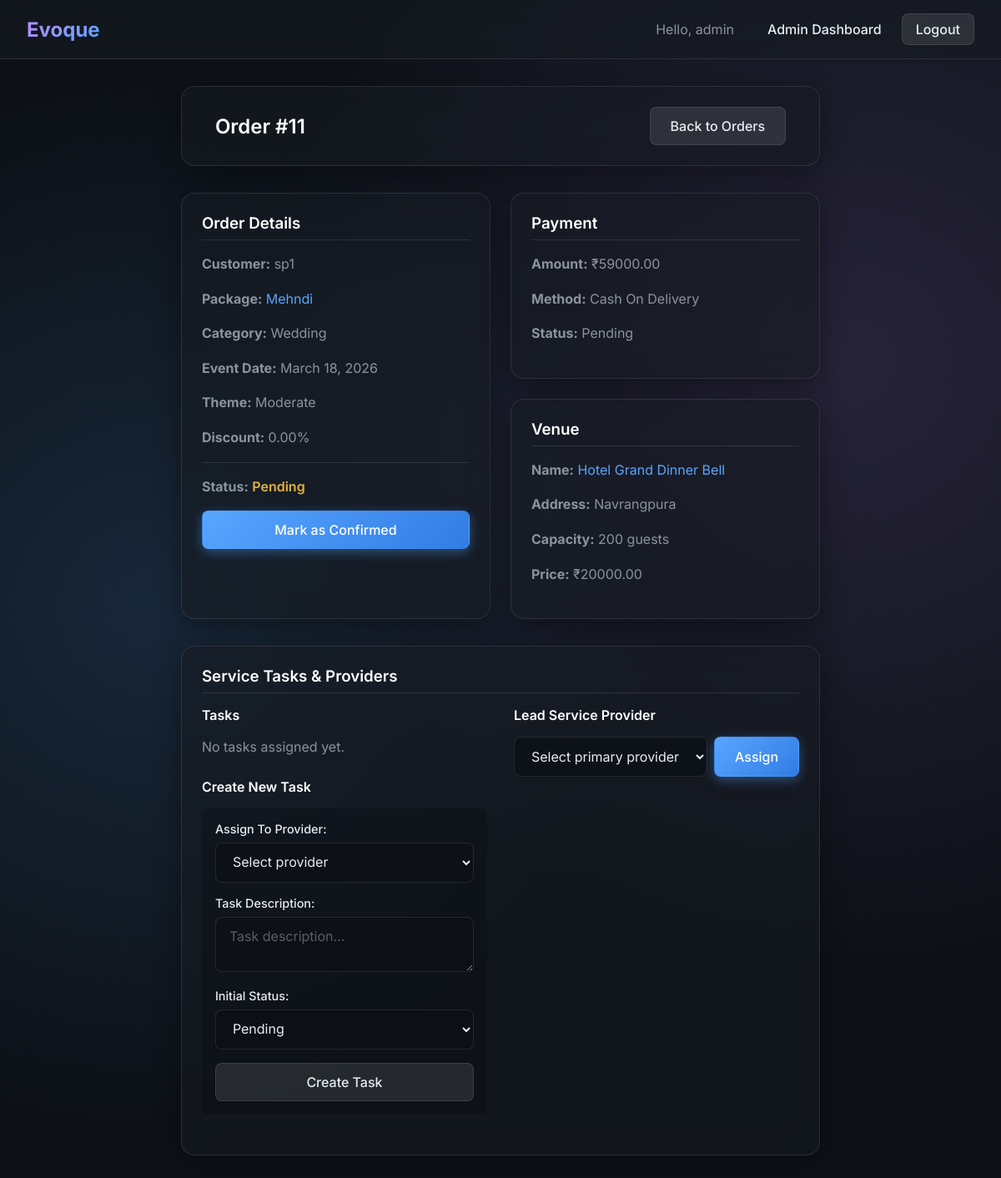
The page /admin-panel/orders/11/ (signed in) on the database its author committed.
### core/models.py (models this page shows, shortened)
class Order(models.Model):
    STATUS_CHOICES = (
        ('PENDING', 'Pending'),
        ('CONFIRMED', 'Confirmed'),
        ('COMPLETED', 'Completed'),
        ('CANCELLED', 'Cancelled'),
    )
    THEME_CHOICES = (
        ('CLASSIC', 'Classic'),
        ('MODERATE', 'Moderate'),
        ('SUPREME', 'Supreme'),
    )
    user = models.ForeignKey(
        User,
        on_delete=models.CASCADE,
        related_name='orders'
    )
    package = models.ForeignKey(
        Package,
        on_delete=models.CASCADE,
        related_name='orders'
    )
    service_provider = models.ForeignKey(
        ServiceProviderProfile,
        on_delete=models.SET_NULL,
        null=True,
        blank=True,
        related_name='assigned_orders'
    )
    theme_type = models.CharField(
        max_length=20,
        choices=THEME_CHOICES,
        default='CLASSIC'
    )
    venue=models.ForeignKey(Venue, on_delete=models.CASCADE,null=True, blank=True)
    event_date = models.DateField(null=True, blank=True)
    seasonal_discount_percent = models.DecimalField(
        max_digits=5,
        decimal_places=2,
        default=Decimal('0.00')
    )
    order_date = models.DateTimeField(auto_now_add=True)
    status = models.CharField(
        max_length=20,
        choices=STATUS_CHOICES,
        default='PENDING'
    )

class Package(models.Model):
    category = models.ForeignKey(Category, on_delete=models.CASCADE)
    name = models.CharField(max_length=100)
    description = models.TextField(blank=True, null=True)
    price = models.DecimalField(max_digits=10, decimal_places=2)
    status = models.BooleanField(default=True)

class Category(models.Model):
    name = models.CharField(max_length=100, unique=True)
    description = models.TextField(blank=True, null=True)
    status = models.BooleanField(default=True)

class Payment(models.Model):
    PAYMENT_METHOD_CHOICES = (
        ('COD', 'Cash On Delivery'),
        ('ONLINE', 'Online'),
    )
    PAYMENT_STATUS_CHOICES = (
        ('PENDING', 'Pending'),
        ('PAID', 'Paid'),
        ('FAILED', 'Failed'),
    )
    order = models.OneToOneField(
        Order,
        on_delete=models.CASCADE,
        related_name='payment'
    )
    amount = models.DecimalField(max_digits=10, decimal_places=2)
    payment_method = models.CharField(
        max_length=10,
        choices=PAYMENT_METHOD_CHOICES
    )
    status = models.CharField(
        max_length=20,
        choices=PAYMENT_STATUS_CHOICES,
        default='PENDING'
    )
    transaction_id = models.CharField(
        max_length=100,
        blank=True,
        null=True
    )
    created_at = models.DateTimeField(auto_now_add=True)

class Venue(models.Model):
    name=models.CharField(max_length=50)
    address=models.TextField()
    capacity=models.PositiveIntegerField()
    price=models.DecimalField(max_digits=10, decimal_places=2)
    status=models.BooleanField(default=True)
    image=models.ImageField(upload_to='venues/',null=True,blank=True)

### core/views.py (the view, shortened to what this page needs)
# urls.py: path('admin-panel/orders/<int:orderId>/', views.adminOrderDetail, name='adminOrderDetail'),
@login_required
def adminOrderDetail(request, orderId):
    profile = UserProfile.objects.get(user=request.user)
    if profile.role != 'ADMIN':
        return redirect('login')
    order = get_object_or_404(
        Order.objects.select_related(
            'user',
            'package__category',
            'venue',
            'payment',
            'service_provider',
            'service_provider__user',
        ),
        id=orderId
    )
    providers = ServiceProviderProfile.objects.filter(status=True).select_related('user')
    tasks = Task.objects.filter(order=order).select_related('service_provider', 'service_provider__user')
    try:
        payment = order.payment
    except Payment.DoesNotExist:
        payment = None
    return render(
        request,
        'adminOrderDetail.html',
        {
            'order': order,
            'payment': payment,
            'providers': providers,
            'tasks': tasks,
        }
    )

### core/templates/adminOrderDetail.html (shortened to what this page needs)
{% extends 'base.html' %}
{% block content %}
<div class="glass-panel" style="margin-bottom: 2rem; padding: 1.5rem 2.5rem; display: flex; justify-content: space-between; align-items: center;">
    <h2 style="margin: 0;">Order #{{ order.id }}</h2>
    <a href="{% url 'adminOrders' %}" class="btn btn-secondary">Back to Orders</a>
</div>
<div style="display: grid; grid-template-columns: repeat(auto-fit, minmax(300px, 1fr)); gap: 1.5rem; margin-bottom: 2rem;">
    <div class="glass-panel" style="padding: 1.5rem;">
        <h3 style="border-bottom: 1px solid var(--glass-border); padding-bottom: 0.5rem; margin-bottom: 1rem;">Order Details</h3>
        <p><strong>Customer:</strong> {{ order.user.username }}</p>
        <p><strong>Package:</strong> <span style="color: var(--primary-accent);">{{ order.package.name }}</span></p>
        <p><strong>Category:</strong> {{ order.package.category.name }}</p>
        <p><strong>Event Date:</strong> {{ order.event_date }}</p>
        <p><strong>Theme:</strong> {{ order.get_theme_type_display }}</p>
        <p><strong>Discount:</strong> {{ order.seasonal_discount_percent }}%</p>
        <p style="margin-top: 1rem; border-top: 1px solid var(--glass-border); padding-top: 1rem;">
            <strong>Status:</strong>
            <span style="font-weight: 600;
                {% if order.status == 'COMPLETED' %}color: var(--success);
                {% elif order.status == 'PENDING' %}color: #e3b341;
                {% elif order.status == 'CANCELLED' %}color: var(--danger);
                {% endif %}">
                {{ order.get_status_display }}
            </span>
        </p>
        {% if order.status == 'PENDING' or order.status == 'CONFIRMED' %}
        <div style="margin-top: 1rem;">
            <form method="post">
                {% if order.status == 'PENDING' %}
                    <button type="submit" class="btn btn-primary btn-block">Mark as Confirmed</button>
                {% elif order.status == 'CONFIRMED' %}
                    <input type="hidden" name="action" value="status_complete">
                    <button type="submit" class="btn btn-primary btn-block" style="background: var(--success);">Mark as Completed</button>
                {% endif %}
            </form>
        </div>
        {% else %}
            <p style="color: var(--text-muted); font-size: 0.9rem; margin-top: 1rem;">No further status updates allowed.</p>
        {% endif %}
    </div>
    <div>
        <div class="glass-panel" style="padding: 1.5rem; margin-bottom: 1.5rem;">
            <h3 style="border-bottom: 1px solid var(--glass-border); padding-bottom: 0.5rem; margin-bottom: 1rem;">Payment</h3>
            {% if payment %}
                <p><strong>Amount:</strong> ₹{{ payment.amount }}</p>
                <p><strong>Method:</strong> {{ payment.get_payment_method_display }}</p>
                <p><strong>Status:</strong> {{ payment.get_status_display }}</p>
            {% else %}
                <p style="color: var(--text-muted);">No payment record found.</p>
            {% endif %}
        </div>
        <div class="glass-panel" style="padding: 1.5rem;">
            <h3 style="border-bottom: 1px solid var(--glass-border); padding-bottom: 0.5rem; margin-bottom: 1rem;">Venue</h3>
            {% if order.venue %}
                <p><strong>Name:</strong> <span style="color: var(--primary-accent);">{{ order.venue.name }}</span></p>
                <p><strong>Address:</strong> {{ order.venue.address }}</p>
                <p><strong>Capacity:</strong> {{ order.venue.capacity }} guests</p>
                <p><strong>Price:</strong> ₹{{ order.venue.price }}</p>
            {% else %}
                <p style="color: var(--text-muted);">No venue selected.</p>
            {% endif %}
        </div>
    </div>
</div>
<div class="glass-panel" style="margin-bottom: 2rem; padding: 1.5rem;">
    <h3 style="border-bottom: 1px solid var(--glass-border); padding-bottom: 0.5rem; margin-bottom: 1rem;">Service Tasks & Providers</h3>
    <div style="display: grid; grid-template-columns: 1fr 1fr; gap: 2rem;">
        <div>
            <h4>Tasks</h4>
            {% if tasks %}
                <table style="width: 100%; border-collapse: collapse; text-align: left; margin-bottom: 1.5rem;">
                    <thead>
                        <tr style="border-bottom: 1px solid var(--glass-border);">
                            <th style="padding: 0.5rem; color: var(--primary-accent);">Provider</th>
                            <th style="padding: 0.5rem; color: var(--primary-accent);">Description</th>
                            <th style="padding: 0.5rem; color: var(--primary-accent);">Status</th>
                        </tr>
                    </thead>
                    <tbody>
                        {% for task in tasks %}
                        <tr style="border-bottom: 1px solid rgba(255,255,255,0.05);">
                            <td style="padding: 0.5rem;">{{ task.service_provider.user.username }}</td>
                            <td style="padding: 0.5rem;">{{ task.description }}</td>
                            <td style="padding: 0.5rem;">
                                <span style="font-size:0.85rem; padding: 0.2rem 0.4rem; border-radius:4px;
                                    {% if task.status == 'COMPLETED' %}background:rgba(46,160,67,0.2);color:#3fb950;
                                    {% elif task.status == 'IN_PROGRESS' %}background:rgba(88,166,255,0.2);color:#58a6ff;
                                    {% else %}background:rgba(210,153,34,0.2);color:#e3b341;
                                    {% endif %}">{{ task.get_status_display }}</span>
                            </td>
                        </tr>
                        {% endfor %}
                    </tbody>
                </table>
            {% else %}
                <p style="color: var(--text-muted); margin-bottom: 1.5rem;">No tasks assigned yet.</p>
            {% endif %}
            {% if providers %}
                <h4>Create New Task</h4>
                <form method="post" class="form-group" style="background: rgba(0,0,0,0.2); padding: 1rem; border-radius: 8px;">
                    <label>Assign To Provider:</label>
                    <select name="provider_id" required style="margin-bottom: 1rem;">
                        <option value="" disabled selected>Select provider</option>
                    </select>
                    <label>Task Description:</label>
                    <textarea name="description" placeholder="Task description..." required style="margin-bottom: 1rem;"></textarea>
                    <label>Initial Status:</label>
                    <select name="status" style="margin-bottom: 1rem;">
                        <option value="PENDING">Pending</option>
                    </select>
                    <button type="submit" class="btn btn-secondary btn-block">Create Task</button>
                </form>
            {% endif %}
        </div>
        <div>
            <h4>Lead Service Provider</h4>
            {% if providers %}
                <form method="post" style="margin-bottom: 1rem;">
                    <div style="display: flex; gap: 0.5rem;">
                        <select name="provider_id" required>
                            <option value="" disabled selected>Select primary provider</option>
                        </select>
                        <button type="submit" class="btn btn-primary">Assign</button>
                    </div>
                </form>
            {% else %}
                <p style="color: var(--text-muted);">No approved providers available.</p>
            {% endif %}
        </div>
    </div>
</div>
{% endblock %}

### core/templates/base.html (shortened to what this page needs)
<!DOCTYPE html>
<html lang="en">
<head>
    {% load static %}
    <link rel="stylesheet" href="{% static 'css/styles.css' %}">
</head>
<body>
    <nav class="navbar">
        <a href="/" class="navbar-brand">Evoque</a>
        <div class="nav-links">
            {% if request.user.is_authenticated %}
                <span style="color: var(--text-muted); margin-right: 1rem;">Hello, {{ request.user.username }}</span>
                {% if request.user.is_superuser %}
                    <a href="{% url 'adminDashboard' %}">Admin Dashboard</a>
                {% elif request.user.userprofile.role == 'CUSTOMER' %}
                    <a href="{% url 'customerDashboard' %}">Dashboard</a>
                {% elif request.user.userprofile.role == 'PROVIDER' %}
                    <a href="{% url 'providerDashboard' %}">Dashboard</a>
                {% endif %}
                <a href="{% url 'logout' %}" class="btn btn-secondary" style="padding: 0.5rem 1rem;">Logout</a>
            {% else %}
                <a href="{% url 'login' %}">Login</a>
                <a href="{% url 'customerRegister' %}" class="btn btn-primary" style="padding: 0.5rem 1rem;">Sign Up</a>
            {% endif %}
        </div>
    </nav>
    <div class="container">
        {% block content %}{% endblock %}
    </div>
</body>
</html>

### static/css/styles.css (style rules this page uses)
:root { --bg-color: #0d1117; --text-color: #e6edf3; --text-muted: #8b949e; --primary-accent: #58a6ff; --secondary-accent: #bc8cff; --success: #2ea043; --danger: #f85149; --glass-bg: rgba(22, 27, 34, 0.6); --glass-border: rgba(255, 255, 255, 0.1); --glass-shadow: 0 8px 32px 0 rgba(0, 0, 0, 0.37); --font-family: 'Inter', sans-serif; }
* { box-sizing: border-box; margin: 0; padding: 0; }
body { font-family: var(--font-family); background-color: var(--bg-color); color: var(--text-color); min-height: 100vh; display: flex; flex-direction: column; background-image: radial-gradient(circle at 15% 50%, rgba(88, 166, 255, 0.15) 0%, transparent 50%), radial-gradient(circle at 85% 30%, rgba(188, 140, 255, 0.15) 0%, transparent 50%); background-attachment: fixed; }
.container { max-width: 1200px; margin: 0 auto; padding: 2rem; flex-grow: 1; display: flex; flex-direction: column; }
.glass-panel { background: var(--glass-bg); backdrop-filter: blur(16px); -webkit-backdrop-filter: blur(16px); border: 1px solid var(--glass-border); border-radius: 16px; box-shadow: var(--glass-shadow); padding: 2.5rem; transition: transform 0.3s ease, box-shadow 0.3s ease; }
h1, h2, h3, h4, h5, h6 { font-weight: 600; margin-bottom: 1rem; color: #ffffff; }
p { color: var(--text-muted); line-height: 1.6; margin-bottom: 1rem; }
a { color: var(--primary-accent); text-decoration: none; transition: color 0.2s ease, text-shadow 0.2s ease; }
.form-group { margin-bottom: 1.5rem; }
label { display: block; margin-bottom: 0.5rem; font-weight: 500; color: var(--text-color); font-size: 0.9rem; }
input[type="text"], input[type="password"], input[type="email"], input[type="number"], select, textarea { width: 100%; padding: 0.75rem 1rem; background: rgba(13, 17, 23, 0.8); border: 1px solid var(--glass-border); color: var(--text-color); border-radius: 8px; font-size: 1rem; font-family: var(--font-family); transition: all 0.3s ease; }
input::placeholder, textarea::placeholder { color: rgba(139, 148, 158, 0.6); }
.btn { display: inline-block; font-weight: 500; text-align: center; white-space: nowrap; vertical-align: middle; cursor: pointer; border: 1px solid transparent; padding: 0.75rem 1.5rem; font-size: 1rem; border-radius: 8px; transition: all 0.2s ease-in-out; font-family: var(--font-family); text-decoration: none; }
.btn-primary { color: #ffffff; background: linear-gradient(135deg, var(--primary-accent) 0%, #317ce5 100%); box-shadow: 0 4px 14px rgba(88, 166, 255, 0.4); }
.btn-secondary { color: var(--text-color); background: rgba(255, 255, 255, 0.1); border: 1px solid var(--glass-border); }
.btn-block { display: block; width: 100%; }
.navbar { display: flex; justify-content: space-between; align-items: center; padding: 1rem 2rem; background: var(--glass-bg); backdrop-filter: blur(12px); border-bottom: 1px solid var(--glass-border); position: sticky; top: 0; z-index: 1000; }
.navbar-brand { font-size: 1.5rem; font-weight: 700; background: linear-gradient(135deg, var(--secondary-accent), var(--primary-accent)); -webkit-background-clip: text; -webkit-text-fill-color: transparent; text-decoration: none; }
.nav-links { display: flex; gap: 1.5rem; align-items: center; }
.nav-links a { color: var(--text-color); font-weight: 500; }

### rows shown on the page
Order: id "11", user.username "sp1", package.name "Mehndi", package.category.name "Wedding", event_date "March 18, 2026", theme_type "Moderate", seasonal_discount_percent "0.00", status "Pending", venue.name "Hotel Grand Dinner Bell", venue.address "Navrangpura", venue.capacity "200", venue.price "20000.00"
Payment: amount "59000.00", payment_method "Cash On Delivery", status "Pending"

### other values the page prints
{{ request.user.username }} "admin"
